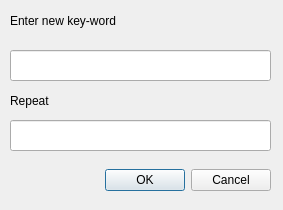
<?xml version="1.0" encoding="UTF-8"?>
<ui version="4.0">
 <class>editkey</class>
 <widget class="QDialog" name="editkey">
  <property name="geometry">
   <rect>
    <x>0</x>
    <y>0</y>
    <width>283</width>
    <height>210</height>
   </rect>
  </property>
  <property name="windowTitle">
   <string>Dialog</string>
  </property>
  <widget class="QDialogButtonBox" name="buttonBox">
   <property name="geometry">
    <rect>
     <x>50</x>
     <y>160</y>
     <width>221</width>
     <height>41</height>
    </rect>
   </property>
   <property name="orientation">
    <enum>Qt::Horizontal</enum>
   </property>
   <property name="standardButtons">
    <set>QDialogButtonBox::Cancel|QDialogButtonBox::Ok</set>
   </property>
  </widget>
  <widget class="QLineEdit" name="linekey">
   <property name="geometry">
    <rect>
     <x>10</x>
     <y>50</y>
     <width>261</width>
     <height>31</height>
    </rect>
   </property>
   <property name="echoMode">
    <enum>QLineEdit::Password</enum>
   </property>
  </widget>
  <widget class="QLabel" name="label">
   <property name="geometry">
    <rect>
     <x>10</x>
     <y>10</y>
     <width>151</width>
     <height>21</height>
    </rect>
   </property>
   <property name="text">
    <string>Enter new key-word</string>
   </property>
  </widget>
  <widget class="QLineEdit" name="lineKey2">
   <property name="geometry">
    <rect>
     <x>10</x>
     <y>120</y>
     <width>261</width>
     <height>31</height>
    </rect>
   </property>
   <property name="echoMode">
    <enum>QLineEdit::Password</enum>
   </property>
  </widget>
  <widget class="QLabel" name="label_2">
   <property name="geometry">
    <rect>
     <x>10</x>
     <y>90</y>
     <width>121</width>
     <height>21</height>
    </rect>
   </property>
   <property name="text">
    <string>Repeat</string>
   </property>
  </widget>
 </widget>
 <resources/>
 <connections>
  <connection>
   <sender>buttonBox</sender>
   <signal>accepted()</signal>
   <receiver>editkey</receiver>
   <slot>accept()</slot>
   <hints>
    <hint type="sourcelabel">
     <x>248</x>
     <y>254</y>
    </hint>
    <hint type="destinationlabel">
     <x>157</x>
     <y>274</y>
    </hint>
   </hints>
  </connection>
  <connection>
   <sender>buttonBox</sender>
   <signal>rejected()</signal>
   <receiver>editkey</receiver>
   <slot>reject()</slot>
   <hints>
    <hint type="sourcelabel">
     <x>316</x>
     <y>260</y>
    </hint>
    <hint type="destinationlabel">
     <x>286</x>
     <y>274</y>
    </hint>
   </hints>
  </connection>
 </connections>
</ui>
